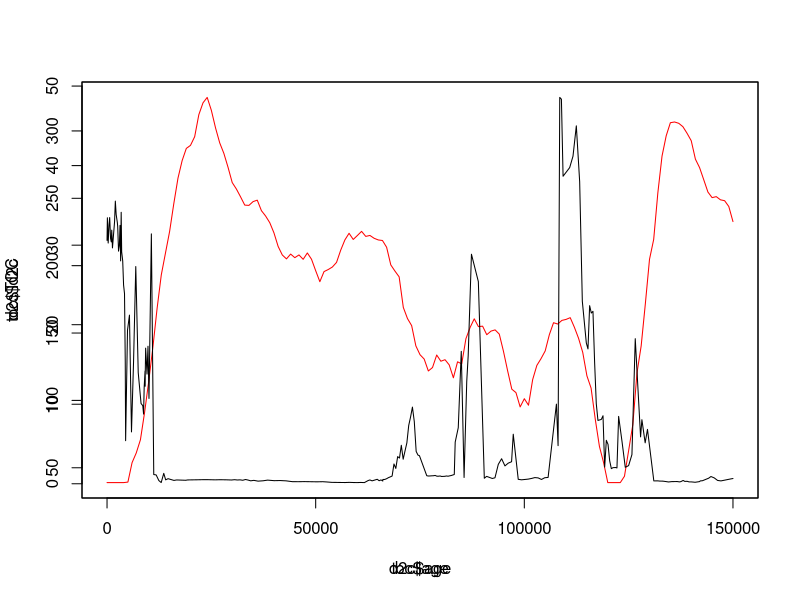
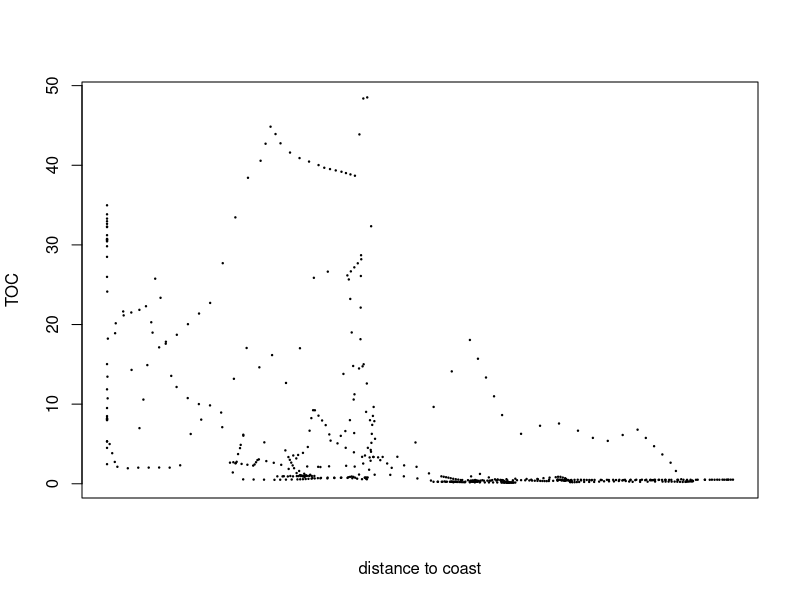
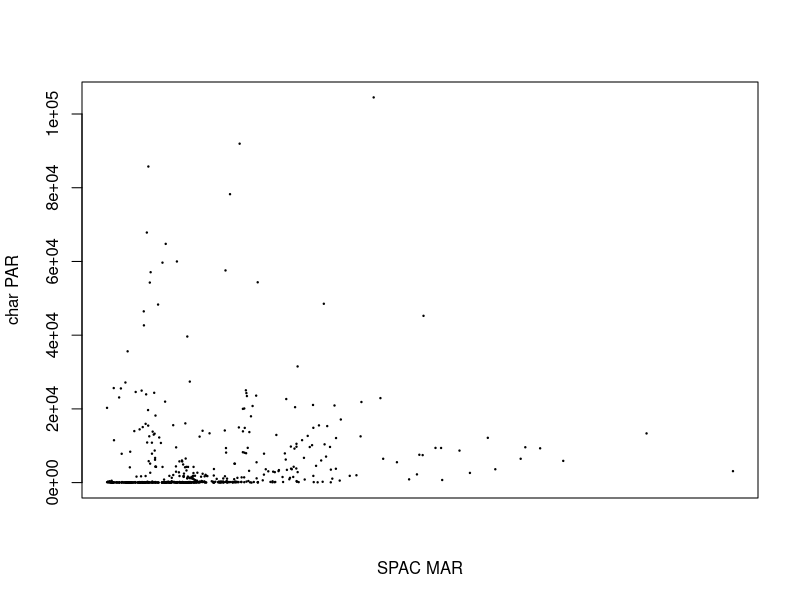
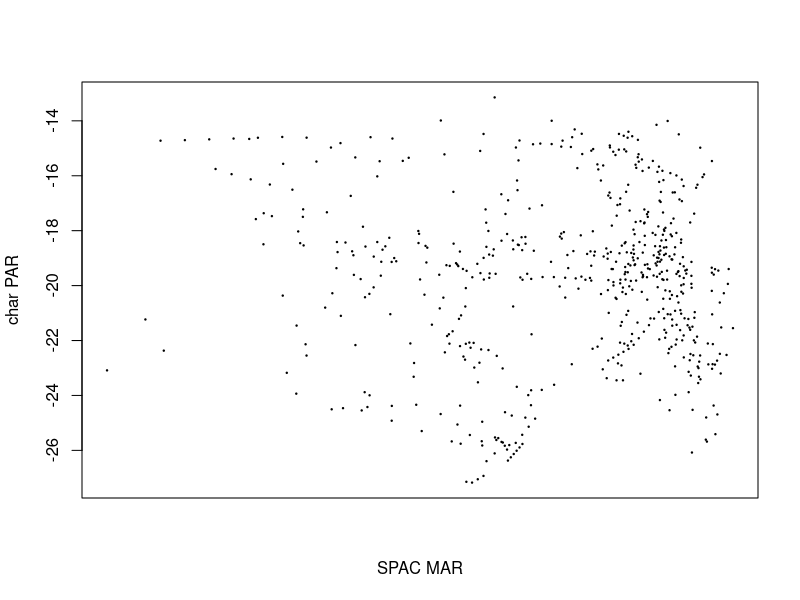
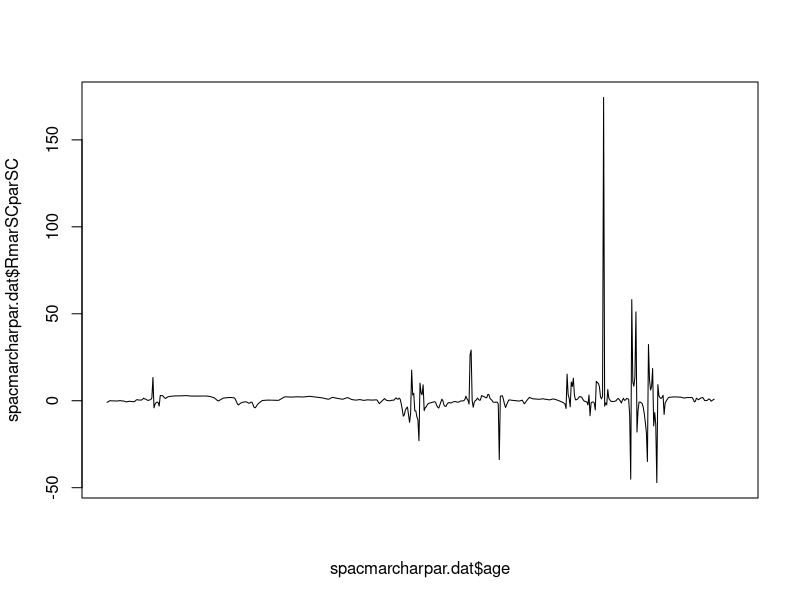
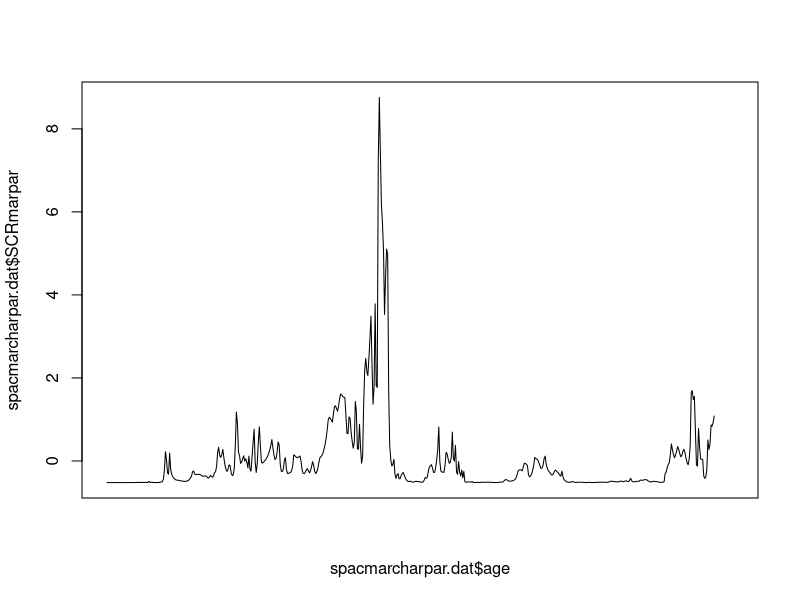
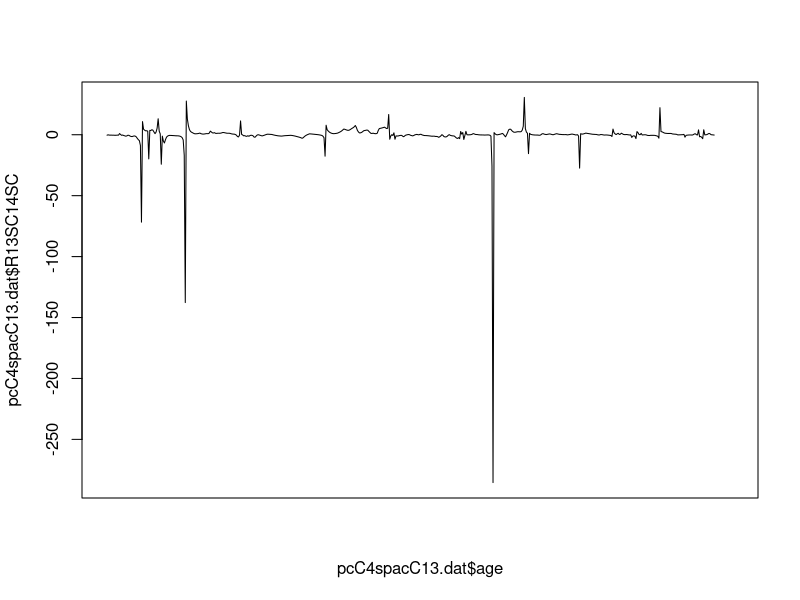
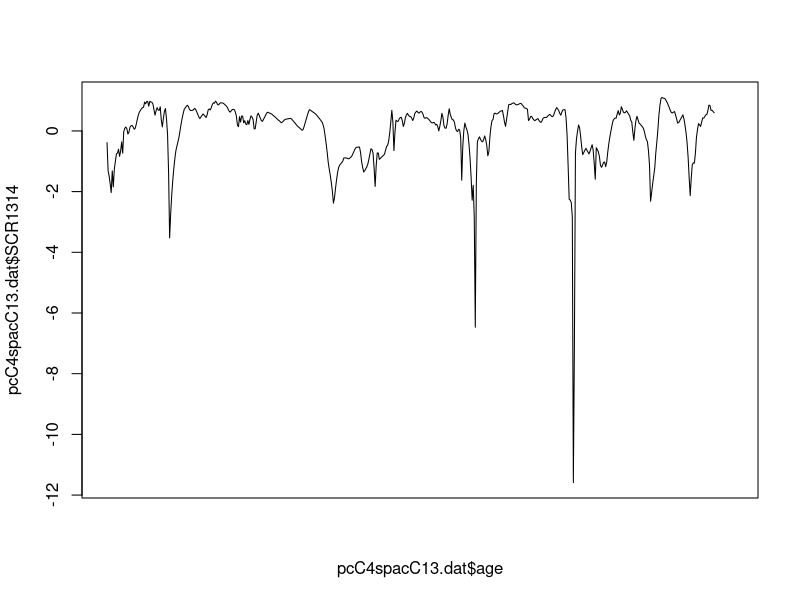

Generate these figures, in order, with R: (Note: a time limit stopped this script after it produced the figures.)
##################################################################################
## hypothesis test of shifting fire intensity from 'natural' to 'anthropogenic' ## 
## fire regime in the Late Pleistocene of Sahul                                 ##
##                                                                              ##
## Corey J. A. Bradshaw, Flinders University/CABAH                              ##
## January 2023                                                                 ##
##                                                                              ##
## code for paper:                                                              ##
## Bird, M, CJA Bradshaw, M Brand, R Comley, X Hadeen, Z Jacobs, CR Rowe,       ##
##    CM Wurster, C Zwart. Pleistocene establishment of an Anthropogenic        ##
##    fire regime in Australia’s tropical savannas.                             ##
##################################################################################


## import data
d2c <- read.table("d2c.csv", header=T, sep=",") # distance to coast
toc <- read.table("toc.csv", header=T, sep=",") # total organic carbon
spacmar <- read.table("SPACMAR.csv", header=T, sep=",") # mass accumulation rate of stable polycyclic aromatic carbon 
charpar <- read.table("charpar.csv", header=T, sep=",") # particle accumulation rate of micro-charcoal 
pcC4 <- read.table("pcC4.csv", header=T, sep=",") # % grass pollen (of total dryland pollen)
spacC13 <- read.table("SPACC13.csv", header=T, sep=",") # δ13C of the stable polycyclic aromatic carbon

# interval for standardised ages
agest <- seq(0,150000,250)

# d2c vs. toc
plot(d2c$age,d2c$d2c, pch=19, cex=0.3, type="l", col="red")
par(new=T,xaxt="n")
plot(toc$age,toc$TOC, pch=19, cex=0.3, type="l")

d2c.intp <- approx(x=d2c$age, y=d2c$d2c, xout=agest, ties="mean")
toc.intp <- approx(x=toc$age, y=toc$TOC, xout=agest, ties="mean")
d2ctoc.dat <- data.frame(d2c.intp,toc.intp$y)
colnames(d2ctoc.dat) <- c("age","d2c","toc")
head(d2ctoc.dat)
plot(d2ctoc.dat$d2c, d2ctoc.dat$toc, pch=19, cex=0.2, xlab="distance to coast", ylab="TOC")

# spacmar vs. charpar
spacmar.intp <- approx(x=spacmar$age, y=spacmar$SPACMAR, xout=agest, ties="mean")
charpar.intp <- approx(x=charpar$age, y=charpar$charpar, xout=agest, ties="mean")
spacmarcharpar.dat <- data.frame(spacmar.intp,charpar.intp$y)
colnames(spacmarcharpar.dat) <- c("age","spacmar","charpar")
head(spacmarcharpar.dat)
plot(spacmarcharpar.dat$spacmar, spacmarcharpar.dat$charpar, pch=19, cex=0.2, xlab="SPAC MAR", ylab="char PAR")

# pcC4 vs. spacC13
pcC4.intp <- approx(x=pcC4$age, y=pcC4$pcC4, xout=agest, ties="mean")
spacC13.intp <- approx(x=spacC13$age, y=spacC13$SPACC13, xout=agest, ties="mean")
pcC4spacC13.dat <- data.frame(pcC4.intp,spacC13.intp$y)
colnames(pcC4spacC13.dat) <- c("age","pcC4","spac13")
head(pcC4spacC13.dat)
plot(pcC4spacC13.dat$pcC4, pcC4spacC13.dat$spac13, pch=19, cex=0.2, xlab="SPAC MAR", ylab="char PAR")

# standardised time series ratios
spacmarcharpar.dat$spacmarsc <- scale(spacmarcharpar.dat$spacmar, center=T, scale=T)
spacmarcharpar.dat$charparsc <- scale(spacmarcharpar.dat$charpar, center=T, scale=T)
spacmarcharpar.dat$RmarSCparSC <- spacmarcharpar.dat$spacmarsc/spacmarcharpar.dat$charparsc
plot(spacmarcharpar.dat$age, spacmarcharpar.dat$RmarSCparSC, type="l")
spacmarcharpar.dat$SCRmarpar <- scale(spacmarcharpar.dat$spacmar/spacmarcharpar.dat$charpar, center=T, scale=T)
plot(spacmarcharpar.dat$age, spacmarcharpar.dat$SCRmarpar, type="l")
write.table(spacmarcharpar.dat, "spacmarcharpar.csv", sep=",")

pcC4spacC13.dat$pcC4sc <- scale(pcC4spacC13.dat$pcC4, center=T, scale=T)
pcC4spacC13.dat$spac13sc <- scale(pcC4spacC13.dat$spac13, center=T, scale=T)
pcC4spacC13.dat$R13SC14SC <- pcC4spacC13.dat$spac13sc/pcC4spacC13.dat$pcC4sc
plot(pcC4spacC13.dat$age, pcC4spacC13.dat$R13SC14SC, type="l")
pcC4spacC13.dat$SCR1314 <- scale(pcC4spacC13.dat$spac13/pcC4spacC13.dat$pcC4, center=T, scale=T)
plot(pcC4spacC13.dat$age, pcC4spacC13.dat$SCR1314, type="l")

# split by pre and post 30 ka
# pcC4 vs. spacC13
pcC4spacC13old <- subset(pcC4spacC13.dat, age > 30000)
pcC4spacC13young <- subset(pcC4spacC13.dat, age <= 30000)
par(mfrow=c(1,2))
plot((pcC4spacC13old$pcC4),pcC4spacC13old$spac13, pch=19, cex=0.3)
plot((pcC4spacC13young$pcC4),pcC4spacC13young$spac13, pch=19, cex=0.3)
par(mfrow=c(1,1))

cor.young <- cor(pcC4spacC13young$pcC4,pcC4spacC13young$spac13, method="spearman")
cor.old <- cor(pcC4spacC13old$pcC4,pcC4spacC13old$spac13, method="spearman")

lyoung <- dim(pcC4spacC13young)[1]
seqold <- 1:dim(pcC4spacC13old)[1]
iter <- 10000
corRan <- rep(0,iter)
for (i in 1:iter) {
  ran.sub <- sample(seqold,lyoung,replace=T)  
  corRan.old <- cor((pcC4spacC13old[ran.sub,]$pcC4), (pcC4spacC13old[ran.sub,]$spac13), method="spearman", use="pairwise.complete.obs")
  corRan[i] <- ifelse(corRan.old < cor.young, 1, 0)
}
sum(corRan)/iter

# spacmar vs. charpar
spacmarcharparold <- subset(spacmarcharpar.dat, age > 30000 & spacmar > 0 & charpar > 0)
spacmarcharparyoung <- subset(spacmarcharpar.dat, age <= 30000 & spacmar > 0 & charpar > 0)
par(mfrow=c(1,2))
plot(log10(spacmarcharparold$spacmar),log10(spacmarcharparold$charpar), pch=19, cex=0.3)
plot(log10(spacmarcharparyoung$spacmar),log10(spacmarcharparyoung$charpar), pch=19, cex=0.3)
par(mfrow=c(1,1))

cor.young <- cor(log10(spacmarcharparyoung$spacmar),log10(spacmarcharparyoung$charpar), method="spearman")
cor.young
cor.old <- cor(log10(spacmarcharparold$spacmar),log10(spacmarcharparold$charpar), method="spearman")
cor.old

lyoung <- dim(spacmarcharparyoung)[1]
seqold <- 1:dim(spacmarcharparold)[1]
iter <- 10000
corRan <- rep(0,iter)
for (i in 1:iter) {
  ran.sub <- sample(seqold,lyoung,replace=T)  
  corRan.old <- cor(log10(spacmarcharparold[ran.sub,]$spacmar), log10(spacmarcharparold[ran.sub,]$charpar), method="spearman")
  corRan[i] <- ifelse(corRan.old < cor.young, 1, 0)
}
sum(corRan)/iter


## only 'wet' periods (> 5.1% total organic carbon; lowest value from 11 ka to the present)
comb.dat <- na.omit(data.frame(d2c.intp,toc.intp$y, spacmar.intp$y, charpar.intp$y, pcC4.intp$y, spacC13.intp$y))
colnames(comb.dat) <- c("age","d2c","toc","spacmar","charpar","pcC4","spacC13")
head(comb.dat)
combwet <- subset(comb.dat, toc >= 5.41750589)  
combwetyoung <- subset(combwet, age < 30000)  
combwetold <- subset(combwet, age >= 30000)  

# spacmar vs. charpar
par(mfrow=c(1,2))
plot(log10(combwetold$spacmar),log10(combwetold$charpar), pch=19, cex=0.3)
plot(log10(combwetyoung$spacmar),log10(combwetyoung$charpar), pch=19, cex=0.3)
par(mfrow=c(1,1))

cor.young <- cor(log10(combwetyoung$spacmar),log10(combwetyoung$charpar), method="spearman")
cor.young
cor.old <- cor(log10(combwetold$spacmar),log10(combwetold$charpar), method="spearman")
cor.old

lyoung <- dim(combwetyoung)[1]
seqold <- 1:dim(combwetold)[1]
iter <- 10000
corRan <- corRan.old <- rep(0,iter)
for (i in 1:iter) {
  ran.sub <- sample(seqold,lyoung,replace=T)  
  corRan.old[i] <- cor(log10(combwetold[ran.sub,]$spacmar), log10(combwetold[ran.sub,]$charpar), method="spearman")
  corRan[i] <- ifelse(corRan.old[i] < cor.young, 1, 0)
}
sum(corRan)/iter
hist(corRan.old,main="")
abline(v=cor.young, col="red", lty=2)


# pcC4 vs spacC13
par(mfrow=c(1,2))
plot((combwetold$pcC4),(combwetold$spacC13), pch=19, cex=0.3)
plot((combwetyoung$pcC4),(combwetyoung$spacC13), pch=19, cex=0.3)
par(mfrow=c(1,1))

cor.young <- cor(combwetyoung$pcC4,(combwetyoung$spacC13), method="spearman")
cor.young
cor.old <- cor(combwetold$pcC4,(combwetold$spacC13), method="spearman")
cor.old

lyoung <- dim(combwetyoung)[1]
seqold <- 1:dim(combwetold)[1]
iter <- 10000
corRan <- corRan.old <- rep(0,iter)
for (i in 1:iter) {
  ran.sub <- sample(seqold,lyoung,replace=T)  
  corRan.old[i] <- cor(combwetold[ran.sub,]$pcC4, (combwetold[ran.sub,]$spacC13), method="spearman")
  corRan[i] <- ifelse(corRan.old[i] > cor.young, 1, 0)
}
sum(corRan)/iter
hist(corRan.old,main="")
abline(v=cor.young, col="red", lty=2)


## wetness threshold sensitivity analysis
iter <- 10000
wet.thresh.vec <- seq(1,10,1)

pr.ran1 <- pr.ran2 <- rep(NA,length(wet.thresh.vec))

for (w in 1:length(wet.thresh.vec)) {
  combwet <- subset(comb.dat, toc > wet.thresh.vec[w])  
  combwetyoung <- subset(combwet, age < 30000)  
  combwetold <- subset(combwet, age >= 30000)  

  # MARspac vs. PARchar
  cor.young1 <- cor(log10(combwetyoung$spacmar),log10(combwetyoung$charpar), method="spearman")
  cor.old1 <- cor(log10(combwetold$spacmar),log10(combwetold$charpar), method="spearman")

  lyoung1 <- dim(combwetyoung)[1]
  seqold1 <- 1:dim(combwetold)[1]
  corRan1 <- corRan.old1 <- rep(0,iter)
  for (i in 1:iter) {
    ran.sub <- sample(seqold1,lyoung1,replace=T)  
    corRan.old1[i] <- cor(log10(combwetold[ran.sub,]$spacmar), log10(combwetold[ran.sub,]$charpar), method="spearman")
    corRan1[i] <- ifelse(corRan.old1[i] < cor.young1, 1, 0)
  }
  pr.ran1[w] <- sum(corRan1)/iter

  
  # pcC4 vs δC13spac
  cor.young2 <- cor(combwetyoung$pcC4,combwetyoung$spacC13, method="spearman")
  cor.old2 <- cor(combwetold$pcC4,combwetold$spacC13, method="spearman")

  lyoung2 <- dim(combwetyoung)[1]
  seqold2 <- 1:dim(combwetold)[1]
  corRan2 <- corRan.old2 <- rep(0,iter)
  for (i in 1:iter) {
    ran.sub <- sample(seqold2,lyoung2,replace=T)  
    corRan.old2[i] <- cor(combwetold[ran.sub,]$pcC4, combwetold[ran.sub,]$spacC13, method="spearman")
    corRan2[i] <- ifelse(corRan.old2[i] > cor.young2, 1, 0)
  }
  pr.ran2[w] <- sum(corRan2)/iter
  
  print(wet.thresh.vec[w])
  
} # end w

par(mfrow=c(1,2))
plot(wet.thresh.vec, pr.ran1, type="l", xlab="wetness threshold", ylab="Pr(random) MARspac vs. PARchar")
plot(wet.thresh.vec, pr.ran2, type="l", xlab="wetness threshold", ylab="Pr(random) pcC4 vs δC13spac")
par(mfrow=c(1,1))



## temporal split sensitivity analysis
iter <- 10000
tsplit.thresh.vec <- seq(65000,1000,-1000)

pr.ran1 <- pr.ran2 <- rep(NA,length(tsplit.thresh.vec))

for (t in 1:length(tsplit.thresh.vec)) {
  combwet <- subset(comb.dat, toc >= 5.41750589)  
  combwetyoung <- subset(combwet, age < tsplit.thresh.vec[t])  
  combwetold <- subset(combwet, age >= tsplit.thresh.vec[t])  
  
  # MARspac vs. PARchar
  cor.young1 <- cor(log10(combwetyoung$spacmar),log10(combwetyoung$charpar), method="spearman")
  cor.old1 <- cor(log10(combwetold$spacmar),log10(combwetold$charpar), method="spearman")
  
  lyoung1 <- dim(combwetyoung)[1]
  seqold1 <- 1:dim(combwetold)[1]
  corRan1 <- corRan.old1 <- rep(0,iter)
  for (i in 1:iter) {
    ran.sub <- sample(seqold1,lyoung1,replace=T)  
    corRan.old1[i] <- cor(log10(combwetold[ran.sub,]$spacmar), log10(combwetold[ran.sub,]$charpar), method="spearman")
    corRan1[i] <- ifelse(corRan.old1[i] < cor.young1, 1, 0)
  }
  pr.ran1[t] <- sum(corRan1)/iter
  
  
  # pcC4 vs δC13spac
  cor.young2 <- cor(combwetyoung$pcC4,combwetyoung$spacC13, method="spearman")
  cor.old2 <- cor(combwetold$pcC4,combwetold$spacC13, method="spearman")
  
  lyoung2 <- dim(combwetyoung)[1]
  seqold2 <- 1:dim(combwetold)[1]
  corRan2 <- corRan.old2 <- rep(0,iter)
  for (i in 1:iter) {
    ran.sub <- sample(seqold2,lyoung2,replace=T)  
    corRan.old2[i] <- cor(combwetold[ran.sub,]$pcC4, combwetold[ran.sub,]$spacC13, method="spearman")
    corRan2[i] <- ifelse(corRan.old2[i] > cor.young2, 1, 0)
  }
  pr.ran2[t] <- sum(corRan2)/iter
  
  print(tsplit.thresh.vec[t])
  
} # end t

par(mfrow=c(1,2))
plot(tsplit.thresh.vec, pr.ran1, type="l", xlab="temporal split", ylab="Pr(random) MARspac vs. PARchar")
plot(tsplit.thresh.vec, pr.ran2, type="l", xlab="temporal split", ylab="Pr(random) pcC4 vs δC13spac")
par(mfrow=c(1,1))
